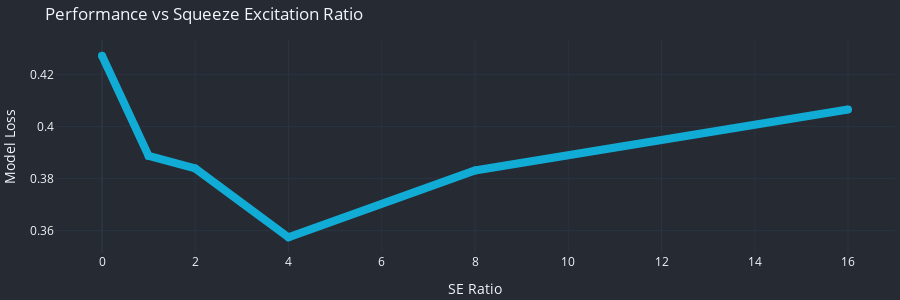

The notebook cell saved with this chart:
### Code cell
ratios = [0, 1, 2, 4, 8, 16, 64]
flops = [4.58, 4.68, 4.67, 4.67, 4.66, 4.66]
params = [11184, 22932, 17145, 14237, 12783, 12134]
loss = [0.42717, 0.38867, 0.38385, 0.35740, 0.38308, 0.40652]

fig = make_subplots(specs=[[{"secondary_y": False}]])
fig.add_trace(go.Scatter(
    x=ratios,
    y=loss,
    mode='lines+markers',
    line_width=8,
    marker_size=8,
    line_color=primary_color,
    name="Loss"
), secondary_y=False)

fig.update_xaxes(title_text="SE Ratio")
fig.update_yaxes(title_text="Model Loss")
fig.update_layout(
    plot_bgcolor=bg_color,
    paper_bgcolor=bg_color,
    title="Performance vs Squeeze Excitation Ratio",
    margin=dict(l=10, r=5, t=40, b=20),
    height=300,
)
fig.write_html(dst_path / f"ablation-se-ratio.html", include_plotlyjs='cdn', full_html=False)
fig.show()

### Figure 1 — Plotly figure (JSON) as saved in the notebook; plotly's stock layout.template omitted (floating-point values rounded to 4 significant figures)
{"data": [{"line": {"color": "#11acd5", "width": 8}, "marker": {"size": 8}, "mode": "lines+markers", "name": "Loss", "type": "scatter", "x": [0, 1, 2, 4, 8, 16, 64], "xaxis": "x", "y": [0.4272, 0.3887, 0.3839, 0.3574, 0.3831, 0.4065], "yaxis": "y"}], "layout": {"height": 300, "margin": {"b": 20, "l": 10, "r": 5, "t": 40}, "paper_bgcolor": "rgba(38,42,50,1.0)", "plot_bgcolor": "rgba(38,42,50,1.0)", "title": {"text": "Performance vs Squeeze Excitation Ratio"}, "xaxis": {"anchor": "y", "domain": [0, 1], "title": {"text": "SE Ratio"}}, "yaxis": {"anchor": "x", "domain": [0, 1], "title": {"text": "Model Loss"}}}}
